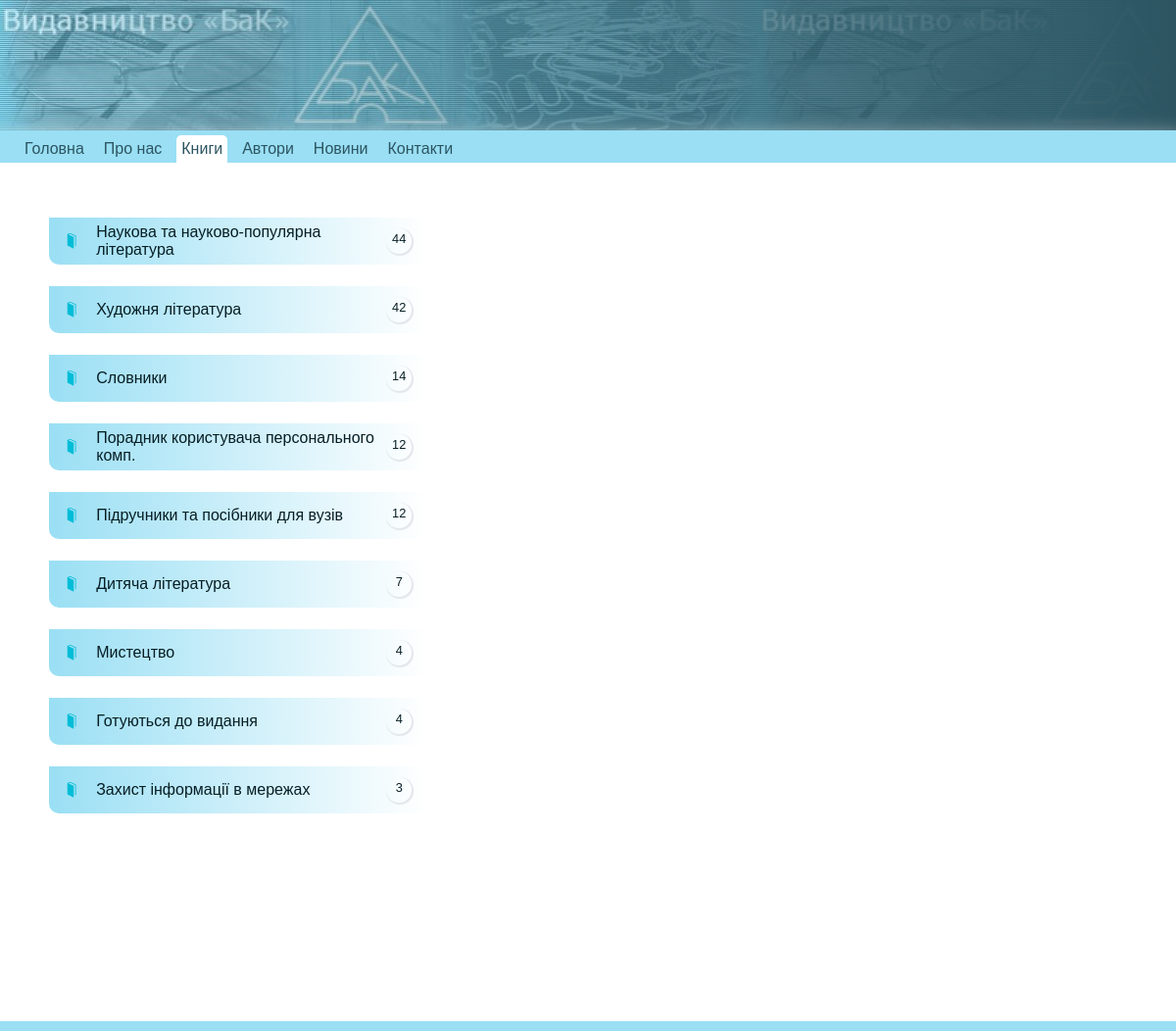
The app's page /books/index.php with its own data.
### tables this page shows
CREATE TABLE `folders` (
  `folder_id` int(11) NOT NULL AUTO_INCREMENT,
  `folder` varchar(100) DEFAULT NULL,
  `deleted` tinyint(1) unsigned NOT NULL DEFAULT '0',
  PRIMARY KEY (`folder_id`),
  UNIQUE KEY `folder_id` (`folder_id`,`folder`) USING BTREE
);

### books/index.php (called while the page is built, shortened)
<?
require_once "../template/template.php";
?>

### template/book_view.php (the view, shortened to what this page needs)
<?
    $current_folder = $_GET['folder'];
    $where = $current_folder ? "where folders.folder_id={$current_folder}" : '';
    $query = mysql_query(
    "SELECT
    folders.folder_id, folders.folder, cnt from folders left join
    (select books.folder, count(*) as cnt from books group by books.folder) as sel
    on sel.folder = folders.folder_id
    {$where}
    ORDER BY cnt DESC
    ");
    $folders = array();
    while ($cRecord = mysql_fetch_assoc($query)) {
        if ($cRecord['folder_id'] == $current_folder) array_unshift($folders, $cRecord); else {
            $folders[] = $cRecord;
        }
    }
?>
<div class="books">
    <div class="book-left">
        <ul id='folders'>
            <?
                foreach($folders as $key=>$value) {
                    $active_class = $value['folder_id'] == $current_folder ? "class='active'" : '';
                    if (!$current_folder) $active_class = "class = 'visible'";
                    $btns = '';
                    echo "
                    <li>
                    {$btns}
                    <a {$active_class} href='?folder={$value['folder_id']}'>
                    <img id='open-book' src='../assets/img/openbook.png'>
                    <img id='close-book' src='../assets/img/book.png'>
                    <span>
                    {$value['folder']}
                    </span>
                    <span class='bage'>{$value['cnt']}</span>
                    </a>
                    </li>
                    ";
                }
            ?>
        </ul>
    </div>
    <?
            echo "<div class='book-right'>";
            ?>
    </div>
</div>

### assets/styles.css (style rules this page uses)
* { margin: 0; padding: 0; -webkit-box-sizing: border-box; box-sizing: border-box; }
.bak-project { font-family: sans-serif; padding: 0 0px; }
.bak-project a { color: #071e25; cursor: pointer; }
.bak-project li { list-style-type: none; }
.bak-project main li { list-style-type: none; padding: 5px; }
.bak-project main .book-right { width: 60%; display: -webkit-box; display: -ms-flexbox; display: flex; -ms-flex-wrap: wrap; flex-wrap: wrap; -ms-flex-pack: distribute; justify-content: space-around; -ms-flex-line-pack: start; align-content: flex-start; }
.bak-project main .books { display: -webkit-box; display: -ms-flexbox; display: flex; -webkit-box-orient: horizontal; -webkit-box-direction: normal; -ms-flex-direction: row; flex-direction: row; }
.bak-project main .books .book-left { width: 35%; margin-right: 5%; }
.bak-project main .books .book-left li { padding: 5px 15px; border-radius: 10px; border-top-left-radius: 0; height: 3em; display: -webkit-box; display: -ms-flexbox; display: flex; -webkit-box-pack: justify; -ms-flex-pack: justify; justify-content: space-between; -webkit-box-align: center; -ms-flex-align: center; align-items: center; margin: 0; background: -webkit-gradient(linear, right top, left top, from(white), to(#9adff4)); background: linear-gradient(to left, white, #9adff4); }
.bak-project main .books .book-left li a { text-decoration: none; display: none; -webkit-box-pack: justify; -ms-flex-pack: justify; justify-content: space-between; -webkit-box-align: center; -ms-flex-align: center; align-items: center; width: 100%; }
.bak-project main .books .book-left li a.visible { display: -webkit-box; display: -ms-flexbox; display: flex; }
.bak-project main .books .book-left li a span { width: 80%; }
.bak-project main .books .book-left li a span.bage { width: 2em; height: 2em; font-size: 0.8em; text-align: center; -webkit-box-shadow: 1px 1px 1px 1px #e3e7ec; box-shadow: 1px 1px 1px 1px #e3e7ec; padding: 3px 0; border-radius: 50%; }
.bak-project main .books .book-left li a img#close-book { height: 1em; margin-right: 5px; display: block; }

### records on screen
folders: folder "Наукова та науково-популярна лiтература", cnt "44"
folders: folder "Художня література", cnt "42"
folders: folder "Словники", cnt "14"
folders: folder "Порадник користувача персонального комп.", cnt "12"
folders: folder "Підручники та посібники для вузів", cnt "12"
folders: folder "Дитяча література", cnt "7"
folders: folder "Мистецтво", cnt "4"
folders: folder "Готуються до видання", cnt "4"
folders: folder "Захист iнформацiї в мережах", cnt "3"

### other values on screen
$value['name'] "Головна"
$value['name'] "Про нас"
$value['name'] "Книги"
$value['name'] "Автори"
$value['name'] "Новини"
$value['name'] "Контакти"
